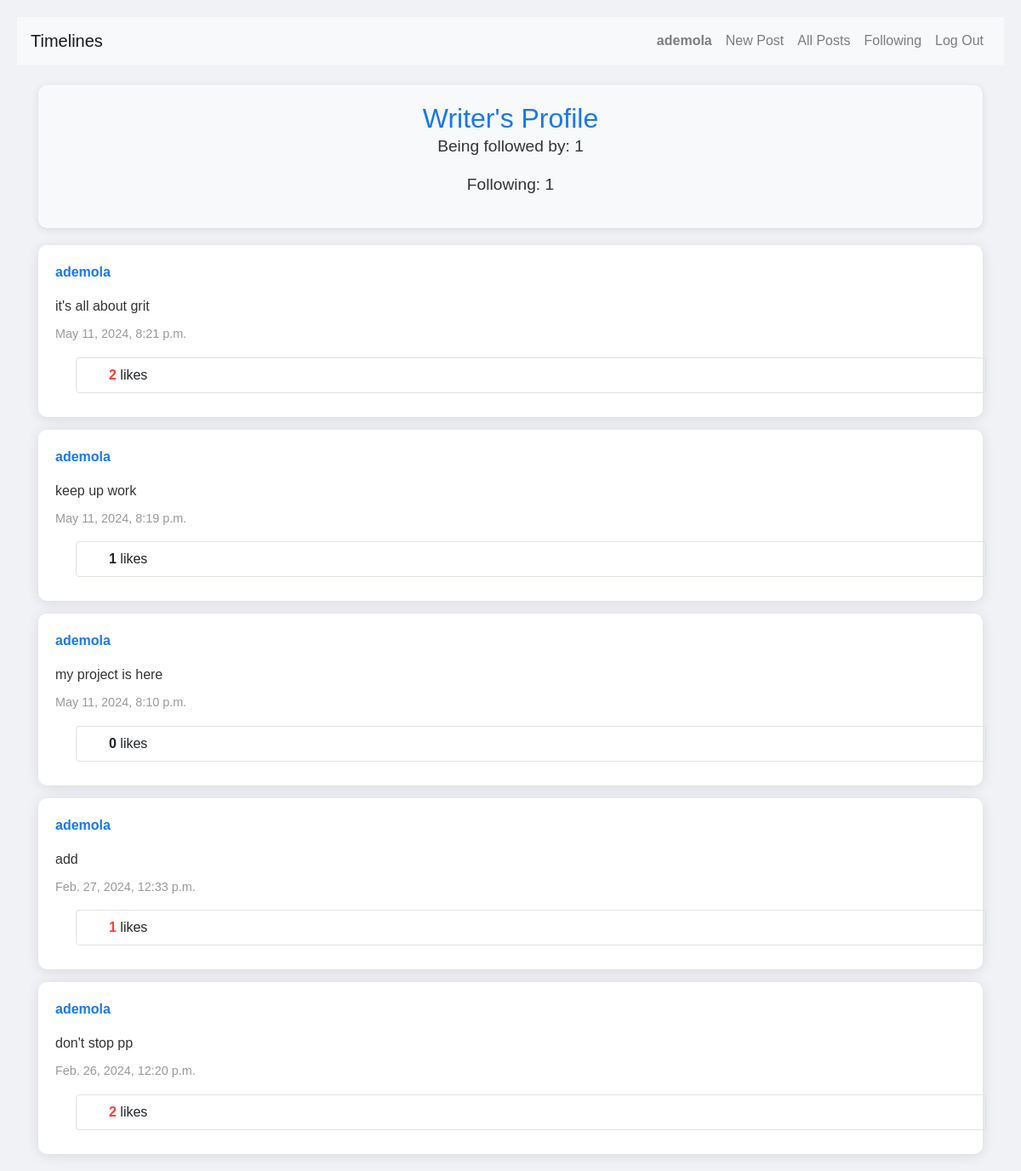
The app's page /profile/ademola (signed in) with its own data.
### network/models.py (models this page shows)
class User(AbstractUser):
    pass

class Post(models.Model):
    id = models.AutoField(primary_key=True)
    user = models.ForeignKey(User, on_delete=models.CASCADE, related_name="post")
    post = models.CharField(max_length=300)
    timing = models.DateTimeField(auto_now_add=True)
    liked_by = models.ManyToManyField(User, symmetrical=False, blank=True, related_name="users_liked")
    def count_likes(self):
        return self.liked_by.count()
    class Meta:
        ordering = ['-timing']

### network/views.py (the view)
# urls.py: path("profile/<str:nm>", views.profile, name="profile"),
def profile(request, nm):
    global check
    own = User.objects.get(username=nm)
    data = Following.objects.get(owner = nm)
    info = imfollowing.objects.get(ifollowed= nm)
    print(data)
    p = data.follow.all()
    q = info.imfollow.all()
    allpost= Post.objects.filter(user = own)
    if nm == request.user.username:
        ed = True
    else:
        ed = False
    follower= request.user
    data = Following.objects.get(owner = nm)
    if follower not in data.follow.all() :
        check = False
    else:
        check = True
    return render(request, "network/profile.html",{
        'p': p,
        'nm':nm,
        'q': q,
        'check': check,
        'allpost': allpost,
        'ed':ed
        })

### network/models.py (called while the page is built)
    def __str__(self):
       return f"{self.owner} has followers"

### network/templates/network/profile.html (shortened to what this page needs)
{% extends "network/layout.html" %}
{% load static %}
{% block body %}
<div class="writer-profile-header">
    <h1 class="writer-profile-heading">Writer's Profile</h1>
    <p class="writer-follow-count">Being followed by: <span>{{ p.count }}</span></p>
    <p class="writer-following-count">Following: <span>{{ q.count }}</span></p>
</div>
<div class="writer-posts-container">
    {% for post in allpost %}
        <div class="writer-post" id="di{{ post.id }}">
            <a href="{% url 'profile' nm=post.user %}" class="writer-post-user-link">
                <p class="writer-post-user">{{ post.user }}</p>
            </a>
            <p class="writer-post-content" id="or{{ post.id }}">{{ post.post }}</p>
            <p class="writer-post-timing">{{ post.timing }}</p>
            <div class="container border rounded mx-4 my-2 post-div">
                <div class="row m-2">
                    <div class="col">
                        <span class="like-count-label {% if user in post.liked_by.all %}liked-post{% endif %}">{{ post.count_likes }}</span> likes
                    </div>
                </div>
            </div>
        </div>
    {% endfor %}
</div>
{% endblock %}

### network/templates/network/layout.html (shortened to what this page needs)
{% load static %}
<!DOCTYPE html>
<html lang="en">
    <head>
        <link href="https://stackpath.bootstrapcdn.com/bootstrap/4.4.1/css/bootstrap.min.css" rel="stylesheet">
        <link href="{% static 'network/index.css' %}" rel="stylesheet">
    </head>
    <body>
        <nav class="navbar navbar-expand-lg navbar-light bg-light">
            <a class="navbar-brand" href="{% url 'index' %}">Timelines</a>
            <div class="collapse navbar-collapse" id="navbarNav">
                <ul class="navbar-nav ml-auto">
                    {% if user.is_authenticated %}
                        <li class="nav-item">
                            <a class="nav-link" href="{% url 'profile' nm=user.username  %}"><strong>{{ user.username }}</strong></a>
                        </li>
                        <li class="nav-item">
                            <a class="nav-link" href="{% url 'newpost' %}">New Post</a>
                        </li>
                    {% endif %}
                    <li class="nav-item">
                        <a class="nav-link" href="{% url 'index' %}">All Posts</a>
                    </li>
                    {% if user.is_authenticated %}
                        <li class="nav-item">
                            <a class="nav-link" href="{% url 'followingfunc' %}">Following</a>
                        </li>
                        <li class="nav-item">
                            <a class="nav-link" href="{% url 'logout' %}">Log Out</a>
                        </li>
                    {% endif %}
                </ul>
            </div>
        </nav>
        <div class="container mt-4">
            {% block body %}
            {% endblock %}
        </div>
    </body>
</html>

### network/static/network/index.css (style rules this page uses)
body { font-family: Arial, sans-serif; background-color: #f0f2f5; margin: 0; padding: 20px; }
.row { display: flex; flex-wrap: wrap; }
.like-count-label { font-weight: bold; }
.liked-post { color: #ff3e30; }
.writer-profile-header { background-color: #f7f9fa; padding: 20px; border-radius: 10px; text-align: center; box-shadow: 0 2px 10px rgba(0, 0, 0, 0.1); margin-bottom: 20px; }
.writer-profile-heading { font-size: 2rem; color: #1877F2; margin: 0; }
.writer-follow-count, .writer-following-count { font-size: 1.2rem; color: #333; }
.writer-posts-container { display: flex; flex-direction: column; gap: 15px; }
.writer-post { background-color: #fff; border-radius: 10px; padding: 20px; box-shadow: 0 2px 15px rgba(0, 0, 0, 0.1); transition: transform 0.3s; }
.writer-post-user-link { text-decoration: none; }
.writer-post-user { font-weight: bold; color: #1877F2; }
.writer-post-content { font-size: 1rem; color: #333; margin: 10px 0; }
.writer-post-timing, .writer-post-likes { font-size: 0.9rem; color: #999; }

### records on screen
User: username "ademola"
Post: user "ademola", post "it's all about grit", timing "May 11, 2024, 8:21 p.m.", count_likes "2"
Post: user "ademola", post "keep up work", timing "May 11, 2024, 8:19 p.m.", count_likes "1"
Post: user "ademola", post "my project is here", timing "May 11, 2024, 8:10 p.m.", count_likes "0"
Post: user "ademola", post "add", timing "Feb. 27, 2024, 12:33 p.m.", count_likes "1"
Post: user "ademola", post "don't stop pp", timing "Feb. 26, 2024, 12:20 p.m.", count_likes "2"

### other values on screen
{{ p.count }} "1"
{{ q.count }} "1"
